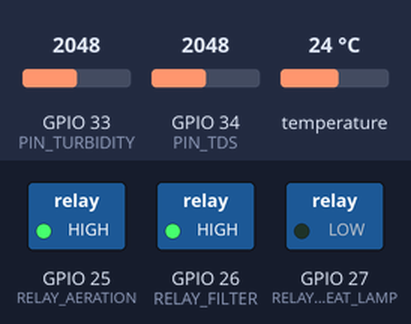
The sketch below on a simulated ESP32. Shown: switched loads named in the sketch (green lamp = pin HIGH). The test bench sets the inputs (shaded band); at power-on: temperature 24 °C, GPIO 33 (PIN_TURBIDITY) = 2048, GPIO 34 (PIN_TDS) = 2048 (analog values on the 0–4095 scale). WiFi joins after 1.5 s; servers stay silent unless stated; uploads are accepted with an empty reply; what the sketch prints to the serial monitor is not drawn.

Above: at 4.7 s.
4.8 s: temperature set to 29.7 °C
7.8 s: temperature set to 30.9 °C
At 9.7 s:
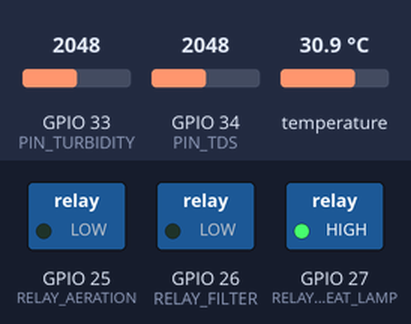
14.3 s: temperature set to 29.9 °C
17.5 s: temperature set to 28.6 °C
At 18.8 s:
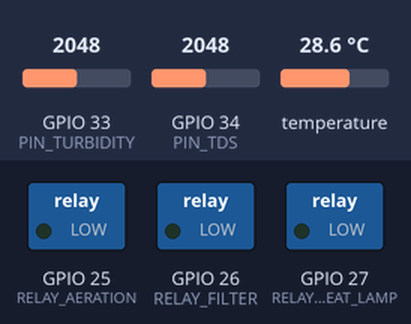
Timing chart, 0 to 20.5 s (numbered marks = the images above; inputs shaded):
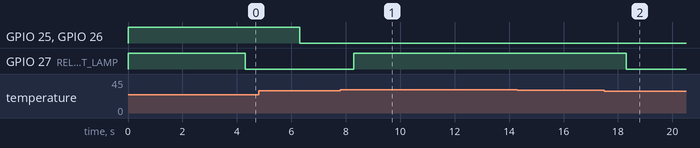

The sketch:

fish_tank.ino
```cpp
#include <WiFi.h>
#include <HTTPClient.h>
#include <OneWire.h>
#include <DallasTemperature.h>
#include <ArduinoJson.h>
#include <math.h>

// ==============================================================================
// CONFIGURATION
//change the data into your network dat
// ==============================================================================
const char* ssid       = "network_name";
const char* password   = "network_password";
const char* server_url = "";

// ==============================================================================
// PIN DEFINITIONS
// ==============================================================================
const int RELAY_AERATION  = 25;
const int RELAY_FILTER    = 26;
const int RELAY_HEAT_LAMP = 27;
const int ONE_WIRE_BUS    = 14;
const int PIN_TURBIDITY   = 33;
const int PIN_TDS         = 34;

// ==============================================================================
// SPECIES PROFILE
// ==============================================================================
struct SpeciesProfile {
  const char* name;
  float targetTemp;
  float maxTurbidity;
  float tdsMin;
  float tdsMax;
};
//SpeciesProfile Profile = { "Species",  temp C, Turbidity NTU, TDS Min , TDS Max };
SpeciesProfile pangasiusProfile = { "Pangasius",  28.0, 100.0, 100.0, 400.0 };
SpeciesProfile tilapiaProfile   = { "Tilapia",    30.0, 80.0, 200.0, 500.0 };
SpeciesProfile zebraFishProfile = { "Zebra Fish", 25.0, 30.0, 50.0, 150.0 };


SpeciesProfile* activeProfile = &tilapiaProfile;

// ==============================================================================
// CONSTANTS
// ==============================================================================
const float         TEMP_HYSTERESIS = 0.5;
const unsigned long SEND_INTERVAL   = 5000;
const unsigned long READ_INTERVAL   = 2000;
const int           NUM_READINGS    = 10;

// ==============================================================================
// CALIBRATION
// ==============================================================================
float tdsKFactor = 0.5;

const float TURBIDITY_CLEAN_V   = 3.1;
const float TURBIDITY_SLOPE_NTU = 1000.0;

// ==============================================================================
// GLOBAL STATE
// ==============================================================================
OneWire           oneWire(ONE_WIRE_BUS);
DallasTemperature tempSensor(&oneWire);

float tempValue      = 25.0;
float turbidityValue = 0.0;
float tdsValue       = 0.0;

bool aerationStatus = false;
bool filterStatus   = false;
bool heatLampStatus = false;
bool manualOverrideActive = false;

unsigned long lastMsg        = 0;
unsigned long lastSensorRead = 0;

float turbidityBuf[NUM_READINGS] = {0};
float tdsBuf[NUM_READINGS]       = {0};
int   turbidityIndex = 0;
int   tdsIndex       = 0;

// ==============================================================================
// WIFI
// ==============================================================================
void connectToWiFi() {
  Serial.println(">> Connecting to WiFi...");
  WiFi.begin(ssid, password);
  int attempts = 0;
  while (WiFi.status() != WL_CONNECTED && attempts < 20) {
    delay(500);
    attempts++;
  }
  if (WiFi.status() == WL_CONNECTED) {
    Serial.print(">> WiFi connected. IP: ");
    Serial.println(WiFi.localIP());
  } else {
    Serial.println("!! WiFi FAILED — check SSID/password or router.");
  }
}

// ==============================================================================
// SENSOR READS
// ==============================================================================
float readTemperature() {
  tempSensor.requestTemperatures();
  float t = tempSensor.getTempCByIndex(0);
  if (t <= -100.0 || t == 85.0 || isnan(t)) {
    Serial.println("!! Temp sensor error — holding last value.");
    return tempValue;
  }
  return t;
}

float readTurbidity() {
  float voltage = analogReadMilliVolts(PIN_TURBIDITY) / 1000.0f;
  float ntu = TURBIDITY_SLOPE_NTU * (TURBIDITY_CLEAN_V - voltage) / TURBIDITY_CLEAN_V;
  ntu = constrain(ntu, 0.0f, 3000.0f);

  turbidityBuf[turbidityIndex] = ntu;
  turbidityIndex = (turbidityIndex + 1) % NUM_READINGS;

  float sum = 0;
  for (int i = 0; i < NUM_READINGS; i++) sum += turbidityBuf[i];
  return sum / NUM_READINGS;
}

float readTDS() {
  float rawV = analogReadMilliVolts(PIN_TDS) / 1000.0f;
  float compV = rawV / (1.0f + 0.02f * (tempValue - 25.0f));
  float tdsRaw = 133.42f * powf(compV, 3)
               - 255.86f * powf(compV, 2)
               + 857.39f * compV;
  float tdsFinal = max(tdsRaw * tdsKFactor, 0.0f);

  tdsBuf[tdsIndex] = tdsFinal;
  tdsIndex = (tdsIndex + 1) % NUM_READINGS;

  float sum = 0;
  for (int i = 0; i < NUM_READINGS; i++) sum += tdsBuf[i];
  return sum / NUM_READINGS;
}

// ==============================================================================
// READ ALL SENSORS + DEBUG OUTPUT
// ==============================================================================
void readSensors() {
  tempValue      = readTemperature();
  turbidityValue = readTurbidity();
  tdsValue       = readTDS();

  float turbRaw_V = analogRead(PIN_TURBIDITY) * (3.3f / 4095.0f);
  float tdsRaw_V  = analogReadMilliVolts(PIN_TDS) / 1000.0f;

  Serial.println("=============================");
  Serial.printf("Species:     %s\n",   activeProfile->name);
  Serial.printf("Temp:        %.2f C  (target %.1f C)\n", tempValue, activeProfile->targetTemp);
  Serial.printf("Turb NTU:    %.1f    (max %.0f NTU)\n",  turbidityValue, activeProfile->maxTurbidity);
  Serial.printf("TDS ppm:     %.0f    (range %.0f–%.0f)\n", tdsValue, activeProfile->tdsMin, activeProfile->tdsMax);
  Serial.printf("Turb Raw V:  %.4f V\n", turbRaw_V);
  Serial.printf("TDS Raw V:   %.4f V\n", tdsRaw_V);
  Serial.printf("K-Factor:    %.4f\n",   tdsKFactor);
  Serial.println("=============================");
}

// ==============================================================================
// CONTROL LOGIC
// ==============================================================================
void evaluateLogic() {
  if (!manualOverrideActive) {
    // Heater hysteresis
    if (tempValue < activeProfile->targetTemp - TEMP_HYSTERESIS) {
      heatLampStatus = true;
    } else if (tempValue > activeProfile->targetTemp + TEMP_HYSTERESIS) {
      heatLampStatus = false;
    }

    // Filter
    bool tdsHigh  = tdsValue       > activeProfile->tdsMax;
    bool turbHigh = turbidityValue > activeProfile->maxTurbidity;
    filterStatus  = tdsHigh || turbHigh;

    // Aerator
    bool tempHigh   = tempValue > activeProfile->targetTemp + 2.0f;
    aerationStatus  = filterStatus || tempHigh;
  }

  // Apply to relays (LOW = relay energised on most relay boards)
  digitalWrite(RELAY_HEAT_LAMP, heatLampStatus ? LOW : HIGH);
  digitalWrite(RELAY_FILTER,    filterStatus   ? LOW : HIGH);
  digitalWrite(RELAY_AERATION,  aerationStatus ? LOW : HIGH);

  Serial.printf(">> Control — Heater:%s  Filter:%s  Aerator:%s  Mode:%s\n",
    heatLampStatus ? "ON" : "OFF",
    filterStatus   ? "ON" : "OFF",
    aerationStatus ? "ON" : "OFF",
    manualOverrideActive ? "MANUAL" : "AUTO");
}

// ==============================================================================
// NODE-RED
// ==============================================================================
void sendToNodeRed() {
  if (WiFi.status() != WL_CONNECTED) return;

  HTTPClient http;
  http.begin(server_url);
  http.addHeader("Content-Type", "application/json");

  StaticJsonDocument<256> doc;
  doc["temp"]      = tempValue;
  doc["turbidity"] = turbidityValue;
  doc["tds"]       = tdsValue;
  doc["heat"]      = heatLampStatus;
  doc["filter"]    = filterStatus;
  doc["air"]       = aerationStatus;

  String payload;
  serializeJson(doc, payload);

  int code = http.POST(payload);

  if (code == 200) {
    String response = http.getString();

    StaticJsonDocument<256> inbound;
    DeserializationError err = deserializeJson(inbound, response);
    if (err) {
      Serial.println("!! JSON parse error on Node-RED response");
      http.end();
      return;
    }

    // Species override from dashboard
    if (inbound.containsKey("species")) {
      const char* sp = inbound["species"];
      if      (strcmp(sp, "pangasius")  == 0) activeProfile = &pangasiusProfile;
      else if (strcmp(sp, "zebra_fish") == 0) activeProfile = &zebraFishProfile;
      else                                     activeProfile = &tilapiaProfile;
      Serial.printf(">> Profile updated → %s\n", activeProfile->name);
    }

    // Manual override from dashboard
    if (inbound.containsKey("override")) {
      bool ov = inbound["override"];
      if (ov) {
        manualOverrideActive = true;
        if (inbound.containsKey("heat"))   heatLampStatus = inbound["heat"];
        if (inbound.containsKey("filter")) filterStatus   = inbound["filter"];
        if (inbound.containsKey("air"))    aerationStatus = inbound["air"];
        // Apply immediately
        digitalWrite(RELAY_HEAT_LAMP, heatLampStatus ? LOW : HIGH);
        digitalWrite(RELAY_FILTER,    filterStatus   ? LOW : HIGH);
        digitalWrite(RELAY_AERATION,  aerationStatus ? LOW : HIGH);
        Serial.println(">> Manual override APPLIED");
      } else {
        if (manualOverrideActive) {
          manualOverrideActive = false;
          Serial.println(">> Manual override CLEARED — resuming auto");
        }
      }
    }

  } else {
    Serial.printf("!! Node-RED POST failed, HTTP code: %d\n", code);
  }
  http.end();
}

// ==============================================================================
// TDS CALIBRATION
// ==============================================================================
void calibrateTDS(float knownPPM) {
  Serial.printf(">> Calibrating TDS with %.0f ppm solution...\n", knownPPM);
  float sumV = 0;
  for (int i = 0; i < 20; i++) {
    sumV += analogReadMilliVolts(PIN_TDS) / 1000.0f;
    delay(50);
  }
  float avgV  = sumV / 20.0f;
  float compV = avgV / (1.0f + 0.02f * (tempValue - 25.0f));
  float base  = 133.42f * powf(compV, 3)
              - 255.86f * powf(compV, 2)
              + 857.39f * compV;
  if (base <= 0) {
    Serial.println("!! Calibration failed — base TDS is 0. Is probe submerged?");
    return;
  }
  float oldFactor = tdsKFactor;
  tdsKFactor = knownPPM / base;
  Serial.printf(">> Old K-Factor: %.4f\n", oldFactor);
  Serial.printf(">> New K-Factor: %.4f  ← hardcode this to survive reboot\n", tdsKFactor);
}

// ==============================================================================
// SETUP
// ==============================================================================
void setup() {
  Serial.begin(115200);
  Serial.println("\n=== Aquarium Control System ===");

  tempSensor.begin();

  pinMode(RELAY_AERATION,  OUTPUT); digitalWrite(RELAY_AERATION,  HIGH);
  pinMode(RELAY_FILTER,    OUTPUT); digitalWrite(RELAY_FILTER,    HIGH);
  pinMode(RELAY_HEAT_LAMP, OUTPUT); digitalWrite(RELAY_HEAT_LAMP, HIGH);

  analogSetAttenuation(ADC_11db);
  analogReadResolution(12);

  connectToWiFi();
  delay(2000);
  Serial.println(">> System ready.\n");
}

// ==============================================================================
// LOOP
// ==============================================================================
void loop() {
  unsigned long now = millis();

  if (now - lastSensorRead > READ_INTERVAL) {
    lastSensorRead = now;
    readSensors();
    evaluateLogic();
  }

  if (now - lastMsg > SEND_INTERVAL) {
    lastMsg = now;
    sendToNodeRed();
  }

  if (Serial.available()) {
    String cmd = Serial.readStringUntil('\n');
    cmd.trim();
    if (cmd.startsWith("CAL ")) {
      float val = cmd.substring(4).toFloat();
      if (val > 0) calibrateTDS(val);
      else Serial.println("!! Usage: CAL 500");
    }
  }
}
```

Measured:
- the behaviour switches between 30.5 and 30.6 °C on temperature (found by bisection; images 0 and 1)
- the behaviour switches between 29.5 and 29.4 °C on temperature (found by bisection; images 1 and 2)
- after the input at 7.8 s, GPIO 27 (RELAY_HEAT_LAMP): LOW → HIGH after 0.50 s
- after the input at 14.3 s, every drawn part: stays the same
- after the input at 17.5 s, GPIO 27 (RELAY_HEAT_LAMP): HIGH → LOW after 0.81 s
